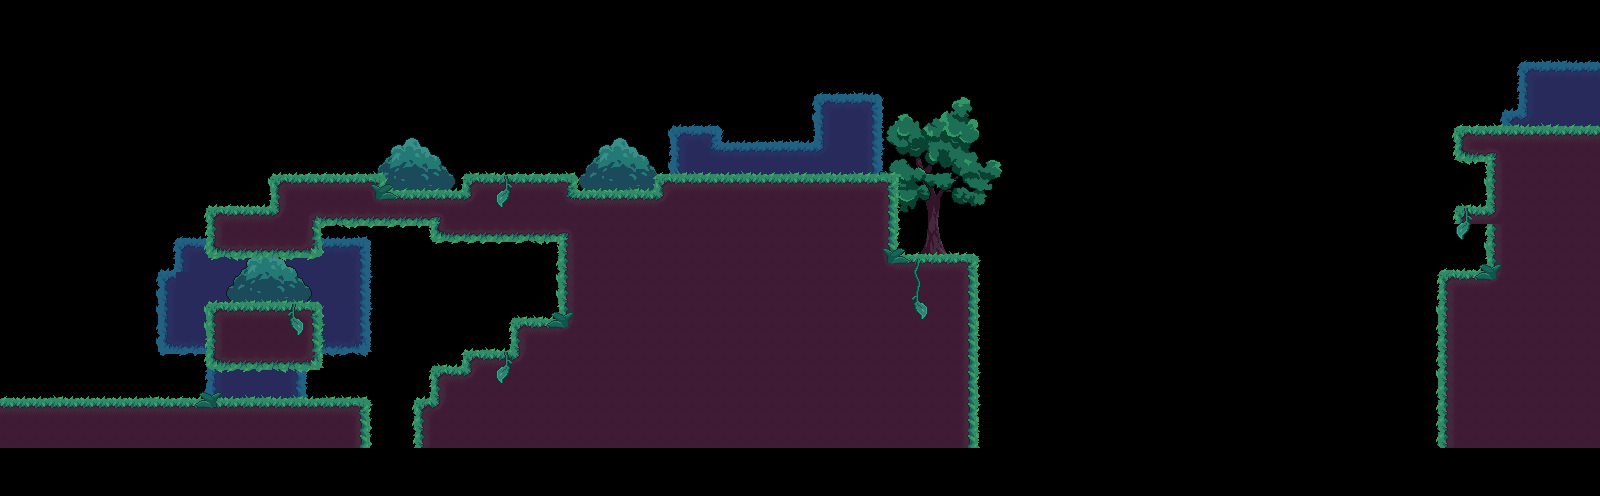

This is a level from a 2D game, rendered from its Tiled map with the project's own tilesets. A one-line summary and the map file follow, with tile-layer data summarised:
An orthogonal 100x31 tile map with 16x16 px tiles, 5 tile layers (decor_bg_loin, decor_bg, ground, decor, ...), 4 tilesets and 23 objects (4x Platform, 3x Checkpoint, 3x Caster, 2x Cloud, Spawn, ...).

<map version="1.5" tiledversion="1.7.2" orientation="orthogonal" renderorder="right-down" width="100" height="31" tilewidth="16" tileheight="16" infinite="0" nextlayerid="16" nextobjectid="138">
 <editorsettings>
  <export target="level_04.json" format="json" />
 </editorsettings>
 <tileset firstgid="1" name="tileset" tilewidth="16" tileheight="16" tilecount="600" columns="30">
  <image source="../assets/tileset.png" trans="ff00ff" width="480" height="320" />
 </tileset>
 <tileset firstgid="601" name="bg_test" tilewidth="480" tileheight="320" tilecount="1" columns="0">
  <grid orientation="orthogonal" width="1" height="1" />
  <tile id="0">
   <image width="480" height="320" source="../assets/bg_test.png" />
  </tile>
 </tileset>
 <tileset firstgid="602" name="bg_test_2" tilewidth="480" tileheight="320" tilecount="1" columns="0">
  <grid orientation="orthogonal" width="1" height="1" />
  <tile id="0">
   <image width="480" height="320" source="../assets/bg_test_2.png" />
  </tile>
 </tileset>
 <tileset firstgid="603" name="bg_test_3" tilewidth="480" tileheight="320" tilecount="1" columns="0">
  <grid orientation="orthogonal" width="1" height="1" />
  <tile id="0">
   <image width="480" height="320" source="../assets/bg_test_3.png" />
  </tile>
 </tileset>
 <objectgroup id="14" name="bg" visible="0">
  <object id="68" gid="601" x="-3.66667" y="483.333" width="530.667" height="357.333" />
  <object id="69" gid="602" x="5" y="459" width="480" height="320" />
  <object id="70" gid="603" x="2" y="512" width="480" height="320" />
 </objectgroup>
 <layer id="13" name="decor_bg_loin" width="100" height="31">
  <data>[3100 cells, 269 non-empty, 27 distinct tile ids]</data>
 </layer>
 <layer id="10" name="decor_bg" width="100" height="31">
  <data>[3100 cells, 133 non-empty, 97 distinct tile ids]</data>
 </layer>
 <layer id="1" name="ground" width="100" height="31">
  <data>[3100 cells, 818 non-empty, 13 distinct tile ids]</data>
 </layer>
 <layer id="2" name="decor" width="100" height="31">
  <data>[3100 cells, 201 non-empty, 20 distinct tile ids]</data>
 </layer>
 <layer id="12" name="decor_fg" width="100" height="31">
  <data>[3100 cells, 20 non-empty, 4 distinct tile ids]</data>
 </layer>
 <objectgroup id="3" name="player_points">
  <object id="15" name="Spawn" x="35.3633" y="391.334">
   <point />
  </object>
  <object id="96" name="End" x="1552" y="204">
   <properties>
    <property name="NextScene" value="Level05" />
   </properties>
   <point />
  </object>
 </objectgroup>
 <objectgroup id="15" name="birds_points">
  <object id="134" x="334.969" y="383.303">
   <properties>
    <property name="name" value="bird_orange" />
    <property name="xfaceLeft" type="bool" value="false" />
   </properties>
   <point />
  </object>
  <object id="135" x="349.636" y="383.636">
   <properties>
    <property name="name" value="bird_purple" />
    <property name="xfaceLeft" type="bool" value="true" />
   </properties>
   <point />
  </object>
  <object id="136" x="956.023" y="120.955">
   <properties>
    <property name="name" value="bird_red" />
    <property name="xfaceLeft" type="bool" value="false" />
   </properties>
   <point />
  </object>
  <object id="137" x="1532.05" y="111.227">
   <properties>
    <property name="name" value="bird_red" />
    <property name="xfaceLeft" type="bool" value="false" />
   </properties>
   <point />
  </object>
 </objectgroup>
 <objectgroup id="9" name="dialogs_points">
  <properties>
   <property name="Number" type="int" value="0" />
  </properties>
 </objectgroup>
 <objectgroup id="5" name="checkpoints">
  <object id="123" name="Checkpoint" x="241" y="202">
   <point />
  </object>
  <object id="131" name="Checkpoint" x="70.6667" y="393.333">
   <point />
  </object>
  <object id="132" name="Checkpoint" x="936" y="249.333">
   <point />
  </object>
 </objectgroup>
 <objectgroup id="4" name="ennemies_points">
  <object id="120" name="Spawn" type="Cloud" x="337" y="103">
   <point />
  </object>
  <object id="121" name="Spawn" type="Cloud" x="518.5" y="104.5">
   <point />
  </object>
  <object id="127" name="Spawn" type="Caster" x="1472.5" y="266.5">
   <properties>
    <property name="faceLeft" type="bool" value="true" />
    <property name="tornadoCooldown" type="int" value="200" />
    <property name="tornadoLifeSpan" type="int" value="4000" />
   </properties>
   <point />
  </object>
  <object id="128" name="Spawn" type="Caster" x="1473" y="202.5">
   <properties>
    <property name="faceLeft" type="bool" value="true" />
    <property name="tornadoCooldown" type="int" value="300" />
    <property name="tornadoLifeSpan" type="int" value="3000" />
   </properties>
   <point />
  </object>
  <object id="129" name="Spawn" type="Caster" x="1473" y="116">
   <properties>
    <property name="faceLeft" type="bool" value="true" />
    <property name="tornadoCooldown" type="int" value="500" />
    <property name="tornadoLifeSpan" type="int" value="3000" />
   </properties>
   <point />
  </object>
  <object id="130" name="Spawn" type="Protected" x="788" y="161.333">
   <properties>
    <property name="maxX" type="int" value="880" />
    <property name="minX" type="int" value="680" />
   </properties>
   <point />
  </object>
 </objectgroup>
 <objectgroup id="6" name="moving_platforms">
  <object id="119" name="Platform" x="463.333" y="296.667">
   <properties>
    <property name="dir" value="right" />
    <property name="maxX" type="float" value="460" />
    <property name="minX" type="float" value="190" />
   </properties>
   <point />
  </object>
  <object id="124" name="Platform" x="1022" y="270">
   <properties>
    <property name="dir" value="right" />
    <property name="maxX" type="float" value="1150" />
    <property name="minX" type="float" value="1025" />
   </properties>
   <point />
  </object>
  <object id="125" name="Platform" x="1184" y="199">
   <properties>
    <property name="dir" value="right" />
    <property name="maxX" type="float" value="1280" />
    <property name="minX" type="float" value="1180" />
   </properties>
   <point />
  </object>
  <object id="126" name="Platform" x="1298.98" y="127.939">
   <properties>
    <property name="dir" value="left" />
    <property name="maxX" type="float" value="1430" />
    <property name="minX" type="float" value="1180" />
   </properties>
   <point />
  </object>
 </objectgroup>
 <objectgroup id="7" name="plants_points">
  <object id="118" name="Plant" x="128.667" y="383.667">
   <properties>
    <property name="size" type="int" value="9" />
   </properties>
   <point />
  </object>
 </objectgroup>
 <objectgroup id="8" name="fire_points" />
</map>
